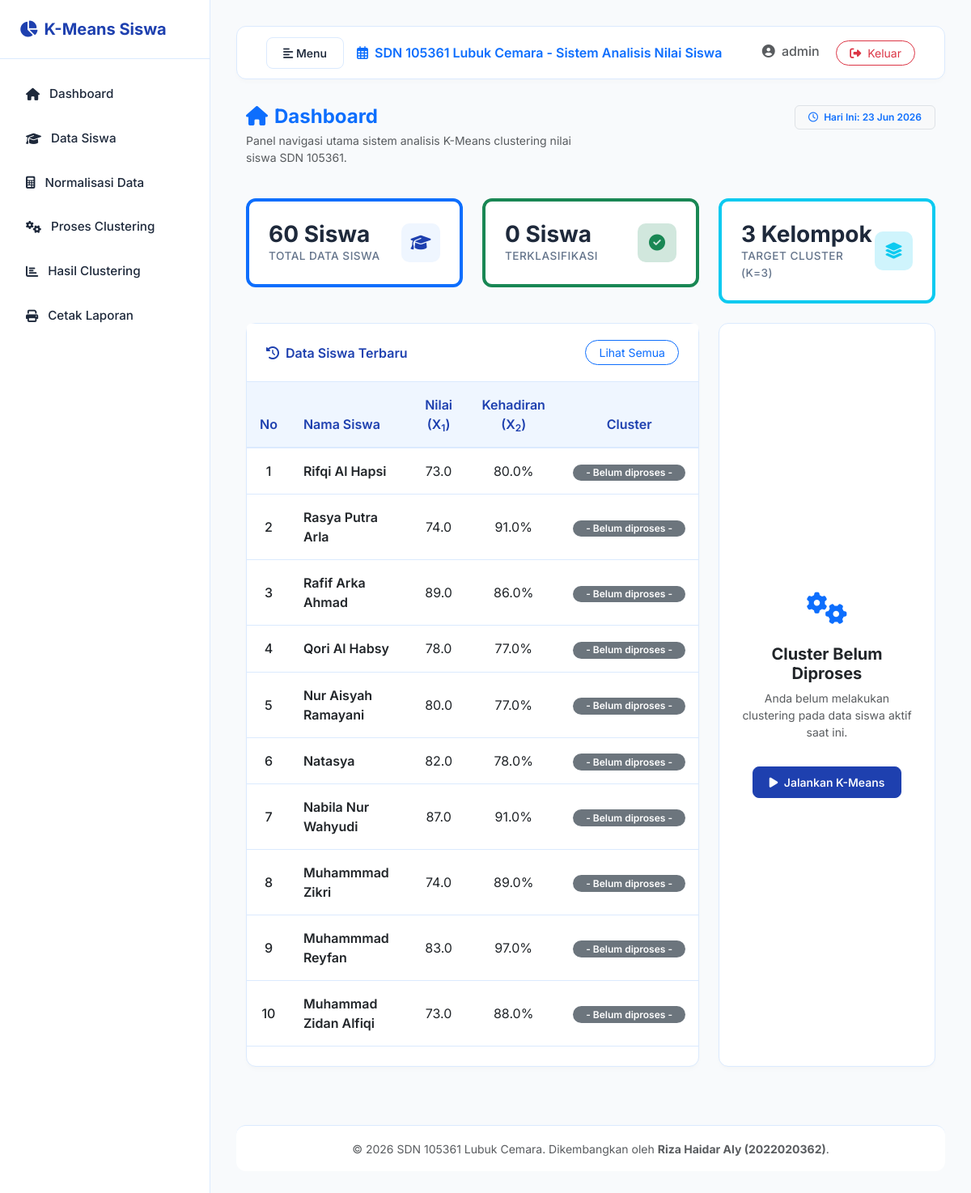
Screenshot of /index.php (signed in) with the database file from the repository.
### tables this page shows
CREATE TABLE tabel_siswa (
    id_siswa INT(11) AUTO_INCREMENT PRIMARY KEY,
    nama_siswa VARCHAR(100) NOT NULL,
    nilai_akademik FLOAT NOT NULL,
    kehadiran_siswa FLOAT NOT NULL,
    keaktifan_siswa INT(2) NOT NULL,  
    dukungan_ortu INT(2) NOT NULL     
);

### index.php (the view, shortened to what this page needs)
<?php
require_once 'config/database.php';
require_once 'partials/header.php';
$stmtSiswa = $pdo->query("SELECT COUNT(*) FROM tabel_siswa");
$totalSiswa = $stmtSiswa->fetchColumn();
$stmtClustered = $pdo->query("SELECT COUNT(*) FROM tabel_hasil_clustering");
$totalClustered = $stmtClustered->fetchColumn();
$has_results = ($totalClustered > 0);
if ($has_results) {
    $stmtC1 = $pdo->query("SELECT COUNT(*) FROM tabel_hasil_clustering WHERE cluster_label = 'C1'");
    $countC1 = $stmtC1->fetchColumn();
    $stmtC2 = $pdo->query("SELECT COUNT(*) FROM tabel_hasil_clustering WHERE cluster_label = 'C2'");
    $countC2 = $stmtC2->fetchColumn();
    $stmtC3 = $pdo->query("SELECT COUNT(*) FROM tabel_hasil_clustering WHERE cluster_label = 'C3'");
    $countC3 = $stmtC3->fetchColumn();
    $stmtRecent = $pdo->query("SELECT s.*, hc.cluster_label
                               FROM tabel_siswa s
                               INNER JOIN tabel_hasil_clustering hc ON s.id_siswa = hc.id_siswa
                               ORDER BY s.id_siswa DESC LIMIT 10");
    $recentSiswa = $stmtRecent->fetchAll();
} else {
    $stmtRecent = $pdo->query("SELECT s.*, NULL as cluster_label
                               FROM tabel_siswa s
                               ORDER BY s.id_siswa DESC LIMIT 10");
    $recentSiswa = $stmtRecent->fetchAll();
}
?>
<div class="container-fluid">
    <div class="row mb-4">
        <div class="col-md-6">
            <h4 class="text-primary fw-bold mb-1"><i class="fas fa-home me-2"></i>Dashboard</h4>
            <p class="text-muted small">Panel navigasi utama sistem analisis K-Means clustering nilai siswa SDN 105361.</p>
        </div>
        <div class="col-md-6 text-md-end no-print">
            <span class="badge bg-light text-primary border px-3 py-2 small fw-semibold">
                <i class="far fa-clock me-1"></i> Hari Ini: <?= date('d M Y'); ?>
            </span>
        </div>
    </div>
    <div class="row mb-4">
        <div class="col-md-4 mb-3 mb-md-0">
            <div class="metric-card border-start border-4 border-primary">
                <div class="metric-info">
                    <h3><?= $totalSiswa; ?> Siswa</h3>
                    <p>Total Data Siswa</p>
                </div>
                <div class="icon-wrapper">
                    <i class="fas fa-graduation-cap"></i>
                </div>
            </div>
        </div>
        <div class="col-md-4 mb-3 mb-md-0">
            <div class="metric-card border-start border-4 border-success">
                <div class="metric-info">
                    <h3><?= $totalClustered; ?> Siswa</h3>
                    <p>Terklasifikasi</p>
                </div>
                <div class="icon-wrapper text-success bg-success-subtle">
                    <i class="fas fa-check-circle"></i>
                </div>
            </div>
        </div>
        <div class="col-md-4">
            <div class="metric-card border-start border-4 border-info">
                <div class="metric-info">
                    <h3>3 Kelompok</h3>
                    <p>Target Cluster (K=3)</p>
                </div>
                <div class="icon-wrapper text-info bg-info-subtle">
                    <i class="fas fa-layer-group"></i>
                </div>
            </div>
        </div>
    </div>
    <div class="row">
        <div class="col-lg-8 mb-4">
            <div class="card card-custom h-100">
                <div class="card-header d-flex justify-content-between align-items-center">
                    <span><i class="fas fa-history me-1"></i> Data Siswa Terbaru</span>
                    <a href="siswa/index.php" class="btn btn-outline-primary btn-sm rounded-pill px-3 no-print">Lihat Semua</a>
                </div>
                <div class="card-body p-0">
                    <div class="table-responsive">
                        <table class="table table-custom mb-0">
                            <thead>
                                <tr>
                                    <th class="text-center" width="50">No</th>
                                    <th>Nama Siswa</th>
                                    <th class="text-center">Nilai (X<sub>1</sub>)</th>
                                    <th class="text-center">Kehadiran (X<sub>2</sub>)</th>
                                    <th class="text-center">Cluster</th>
                                </tr>
                            </thead>
                            <tbody>
                                <?php if (empty($recentSiswa)): ?>
                                    <tr>
                                        <td colspan="5" class="text-center py-4 text-muted">
                                            <i class="fas fa-info-circle me-1"></i> Belum ada data siswa. Silakan tambahkan data.
                                        </td>
                                    </tr>
                                <?php else: ?>
                                    <?php $no = 1; foreach ($recentSiswa as $row): ?>
                                        <tr>
                                            <td class="text-center fw-medium"><?= $no++; ?></td>
                                            <td class="fw-semibold text-dark"><?= htmlspecialchars($row['nama_siswa']); ?></td>
                                            <td class="text-center"><?= number_format($row['nilai_akademik'], 1); ?></td>
                                            <td class="text-center"><?= number_format($row['kehadiran_siswa'], 1); ?>%</td>
                                            <td class="text-center">
                                                <?php if ($row['cluster_label']): ?>
                                                    <span class="badge badge-<?= strtolower($row['cluster_label']); ?> px-3 py-1.5 rounded-pill fw-bold"><?= $row['cluster_label']; ?></span>
                                                <?php else: ?>
                                                    <span class="badge bg-secondary text-white px-3 py-1.5 rounded-pill fw-semibold">- Belum diproses -</span>
                                                <?php endif; ?>
                                            </td>
                                        </tr>
                                    <?php endforeach; ?>
                                <?php endif; ?>
                            </tbody>
                        </table>
                    </div>
                </div>
            </div>
        </div>
        <div class="col-lg-4 mb-4">
            <?php if (!$has_results): ?>
                <div class="card card-custom h-100 text-center py-5 px-4 d-flex flex-column justify-content-center align-items-center">
                    <div class="text-muted mb-4"><i class="fas fa-cogs fs-1 text-primary"></i></div>
                    <h5 class="fw-bold">Cluster Belum Diproses</h5>
                    <p class="text-muted small">Anda belum melakukan clustering pada data siswa aktif saat ini.</p>
                    <a href="clustering/proses.php" class="btn btn-primary-custom btn-sm mt-3"><i class="fas fa-play me-1"></i> Jalankan K-Means</a>
                </div>
            <?php endif; ?>
        </div>
    </div>
</div>
<?php
require_once 'partials/footer.php';
?>

### partials/header.php (shortened to what this page needs)
<?php
$path_to_root = "";
?>
<!DOCTYPE html>
<html lang="id">
<head>
    <link href="https://cdn.jsdelivr.net/npm/bootstrap@5.3.0/dist/css/bootstrap.min.css" rel="stylesheet">
    <link href="https://cdnjs.cloudflare.com/ajax/libs/font-awesome/6.4.0/css/all.min.css" rel="stylesheet">
    <link rel="stylesheet" href="<?= $path_to_root; ?>assets/css/style.css">
</head>
<body>
<?php if (!isset($no_layout)): ?>
<div class="wrapper">
    <?php include $path_to_root . 'partials/sidebar.php'; ?>
    <div id="content">
        <nav class="navbar navbar-expand-lg navbar-light navbar-custom">
            <div class="container-fluid">
                <button type="button" id="sidebarCollapse" class="btn btn-secondary-custom btn-sm me-3 no-print">
                    <i class="fas fa-align-left"></i> Menu
                </button>
                <span class="navbar-text fw-semibold d-none d-sm-inline-block text-primary">
                    <i class="far fa-calendar-alt me-1"></i> SDN 105361 Lubuk Cemara - Sistem Analisis Nilai Siswa
                </span>
                <div class="ms-auto no-print">
                    <span class="me-3 text-muted fw-medium"><i class="fas fa-user-circle me-1"></i> <?= $_SESSION['username'] ?? 'Administrator'; ?></span>
                    <a href="<?= $path_to_root; ?>auth/logout.php" class="btn btn-outline-danger btn-sm rounded-pill px-3">
                        <i class="fas fa-sign-out-alt me-1"></i> Keluar
                    </a>
                </div>
            </div>
        </nav>
<?php endif; ?>

### partials/sidebar.php
<?php
$current_page = basename($_SERVER['PHP_SELF']);
$current_dir = basename(getcwd());
?>
<nav id="sidebar" class="no-print">
    <div class="sidebar-header">
        <h5>
            <i class="fas fa-chart-pie"></i>
            <span>K-Means Siswa</span>
        </h5>
    </div>
    <ul class="list-unstyled components">
        <li class="<?= ($current_page == 'index.php' && $current_dir == 'kmeansriza') ? 'active' : ''; ?>">
            <a href="<?= $path_to_root; ?>index.php">
                <i class="fas fa-home"></i>
                <span>Dashboard</span>
            </a>
        </li>
        <li class="<?= ($current_dir == 'siswa') ? 'active' : ''; ?>">
            <a href="<?= $path_to_root; ?>siswa/index.php">
                <i class="fas fa-graduation-cap"></i>
                <span>Data Siswa</span>
            </a>
        </li>
        <li class="<?= ($current_page == 'normalisasi.php') ? 'active' : ''; ?>">
            <a href="<?= $path_to_root; ?>clustering/normalisasi.php">
                <i class="fas fa-calculator"></i>
                <span>Normalisasi Data</span>
            </a>
        </li>
        <li class="<?= ($current_page == 'proses.php') ? 'active' : ''; ?>">
            <a href="<?= $path_to_root; ?>clustering/proses.php">
                <i class="fas fa-cogs"></i>
                <span>Proses Clustering</span>
            </a>
        </li>
        <li class="<?= ($current_page == 'hasil.php') ? 'active' : ''; ?>">
            <a href="<?= $path_to_root; ?>clustering/hasil.php">
                <i class="fas fa-chart-bar"></i>
                <span>Hasil Clustering</span>
            </a>
        </li>
        <li class="<?= ($current_page == 'cetak.php') ? 'active' : ''; ?>">
            <a href="<?= $path_to_root; ?>clustering/cetak.php">
                <i class="fas fa-print"></i>
                <span>Cetak Laporan</span>
            </a>
        </li>
    </ul>
</nav>

### partials/footer.php (shortened to what this page needs)
<?php if (!isset($no_layout)): ?>
        <footer class="footer py-3 bg-white mt-5 no-print" style="border-top: 1px solid var(--border-blue); border-radius: 12px;">
            <div class="container-fluid text-center">
                <span class="text-muted small">
                    © 2026 SDN 105361 Lubuk Cemara. Dikembangkan oleh <strong>Riza Haidar Aly (2022020362)</strong>.
                </span>
            </div>
        </footer>
    </div>
</div>
<?php endif; ?>
</body>
</html>

### assets/css/style.css (style rules this page uses)
:root { --primary-blue: #1e40af; --secondary-blue: #3b82f6; --accent-blue: #eff6ff; --border-blue: #dbeafe; --dark-text: #1e293b; --muted-text: #64748b; --light-bg: #f8fafc; --white: #ffffff; --sidebar-width: 260px; --transition-speed: 0.3s; }
body { font-family: 'Inter', sans-serif; background-color: var(--light-bg); color: var(--dark-text); overflow-x: hidden; }
.wrapper { display: flex; width: 100%; align-items: stretch; }
#sidebar { min-width: var(--sidebar-width); max-width: var(--sidebar-width); background-color: var(--white); color: var(--dark-text); border-right: 1px solid var(--border-blue); min-height: 100vh; transition: all var(--transition-speed) ease; z-index: 999; }
#sidebar .sidebar-header { padding: 1.5rem; border-bottom: 1px solid var(--border-blue); background-color: var(--white); }
#sidebar .sidebar-header h5 { font-weight: 700; color: var(--primary-blue); margin: 0; display: flex; align-items: center; gap: 0.5rem; }
#sidebar ul.components { padding: 1rem 0; }
#sidebar ul li { padding: 0.25rem 1rem; }
#sidebar ul li a { padding: 0.75rem 1rem; font-size: 0.95rem; display: flex; align-items: center; gap: 0.75rem; color: var(--dark-text); font-weight: 500; text-decoration: none; border-radius: 8px; transition: all 0.2s; }
#content { width: 100%; padding: 2rem; min-height: 100vh; transition: all var(--transition-speed) ease; }
.navbar-custom { background-color: var(--white); border: 1px solid var(--border-blue); border-radius: 12px; padding: 0.75rem 1.5rem; box-shadow: 0 4px 6px -1px rgba(0, 0, 0, 0.02); margin-bottom: 2rem; }
.card-custom { background-color: var(--white); border: 1px solid var(--border-blue); border-radius: 12px; box-shadow: 0 4px 6px -1px rgba(0, 0, 0, 0.02), 0 2px 4px -1px rgba(0, 0, 0, 0.01); margin-bottom: 1.5rem; transition: transform 0.2s ease, box-shadow 0.2s ease; }
.card-custom .card-header { background-color: var(--white); border-bottom: 1px solid var(--border-blue); padding: 1.25rem 1.5rem; font-weight: 600; color: var(--primary-blue); }
.card-custom .card-body { padding: 1.5rem; }
.table-custom { border-collapse: separate; border-spacing: 0; width: 100%; }
.table-custom th { background-color: var(--accent-blue); color: var(--primary-blue); font-weight: 600; padding: 1rem; border-bottom: 2px solid var(--border-blue); position: sticky; top: 0; z-index: 10; }
.table-custom td { padding: 1rem; border-bottom: 1px solid var(--border-blue); vertical-align: middle; }
.btn-primary-custom { background-color: var(--primary-blue); border-color: var(--primary-blue); color: var(--white); font-weight: 550; padding: 0.5rem 1.25rem; border-radius: 8px; transition: all 0.2s; }
.btn-secondary-custom { background-color: var(--white); border-color: var(--border-blue); color: var(--dark-text); font-weight: 550; padding: 0.5rem 1.25rem; border-radius: 8px; transition: all 0.2s; }
.metric-card { padding: 1.5rem; border-radius: 12px; border: 1px solid var(--border-blue); background-color: var(--white); display: flex; align-items: center; justify-content: space-between; }
.metric-card .icon-wrapper { width: 48px; height: 48px; border-radius: 10px; background-color: var(--accent-blue); color: var(--primary-blue); display: flex; align-items: center; justify-content: center; font-size: 1.25rem; }
.metric-card .metric-info h3 { margin: 0; font-weight: 700; color: var(--dark-text); }
.metric-card .metric-info p { margin: 0; font-size: 0.85rem; color: var(--muted-text); font-weight: 500; text-transform: uppercase; letter-spacing: 0.5px; }

### rows the page displays
tabel_siswa: nama_siswa "Rifqi Al Hapsi", nilai_akademik "73.0", kehadiran_siswa "80.0"
tabel_siswa: nama_siswa "Rasya Putra Arla", nilai_akademik "74.0", kehadiran_siswa "91.0"
tabel_siswa: nama_siswa "Rafif Arka Ahmad", nilai_akademik "89.0", kehadiran_siswa "86.0"
tabel_siswa: nama_siswa "Qori Al Habsy", nilai_akademik "78.0", kehadiran_siswa "77.0"
tabel_siswa: nama_siswa "Nur Aisyah Ramayani", nilai_akademik "80.0", kehadiran_siswa "77.0"
tabel_siswa: nama_siswa "Natasya", nilai_akademik "82.0", kehadiran_siswa "78.0"
tabel_siswa: nama_siswa "Nabila Nur Wahyudi", nilai_akademik "87.0", kehadiran_siswa "91.0"
tabel_siswa: nama_siswa "Muhammmad Zikri", nilai_akademik "74.0", kehadiran_siswa "89.0"
tabel_siswa: nama_siswa "Muhammmad Reyfan", nilai_akademik "83.0", kehadiran_siswa "97.0"
tabel_siswa: nama_siswa "Muhammad Zidan Alfiqi", nilai_akademik "73.0", kehadiran_siswa "88.0"

### other values shown
$_SESSION['username'] "admin"
$totalSiswa "60"
$totalClustered "0"
